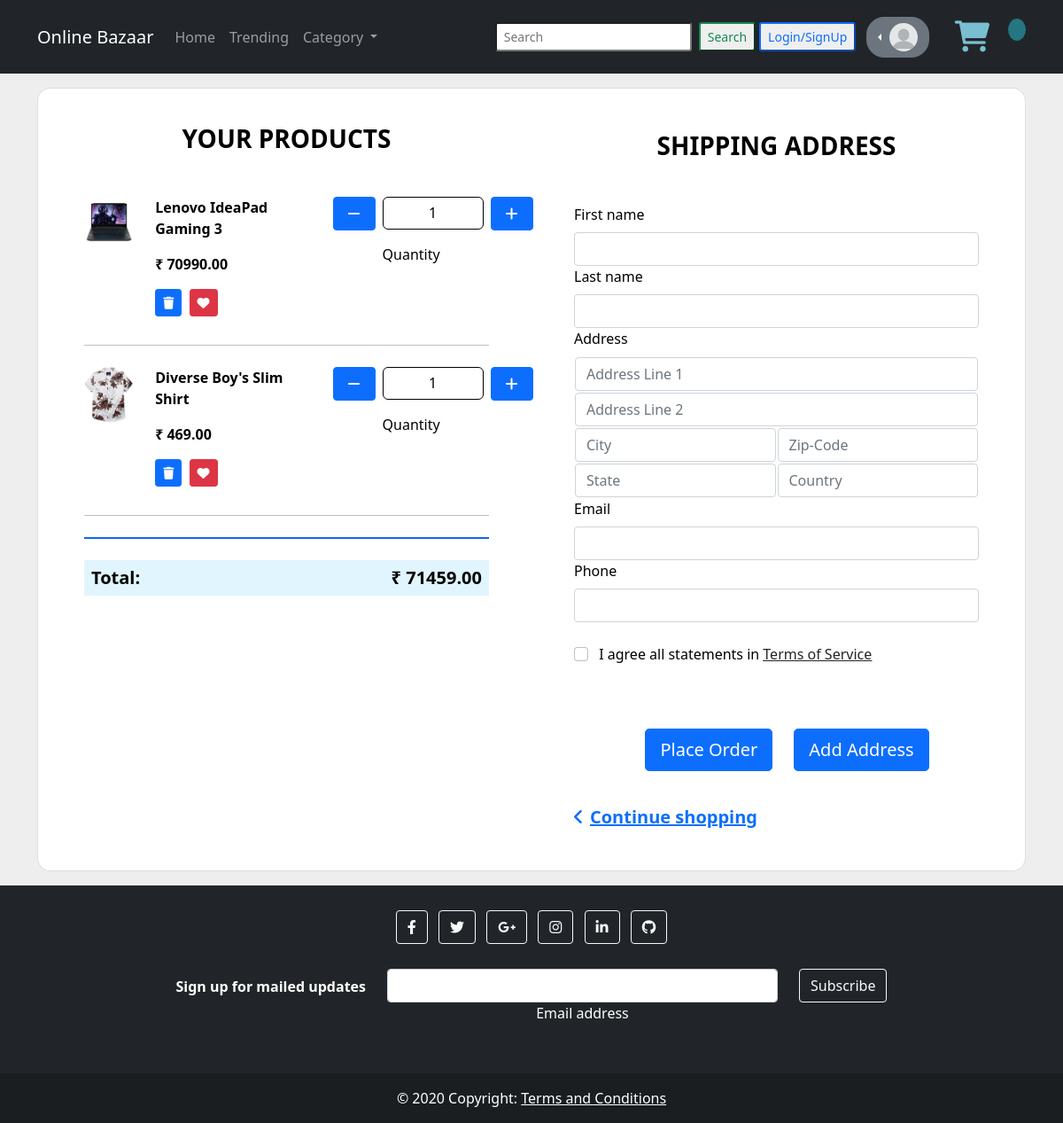
/checkout/ (signed in), run on the app's committed database.
### store/models.py (models this page shows, shortened)
class CartItem(models.Model):
    product = models.ForeignKey(Product, on_delete=models.SET_NULL, null=True)
    scart = models.ForeignKey(S_cart, on_delete=models.SET_NULL, null=True)
    quantity = models.IntegerField(default=0, null=True, blank=True)
    @property
    def get_total(self):
        total = self.product.price * self.quantity
        return total

class Product(models.Model):
    name=models.CharField(max_length=200, blank=False)
    description=models.TextField()
    price=models.FloatField(null=True, blank=False)
    available_count=models.IntegerField()
    category=models.ManyToManyField(ProductCategory)
    image = models.ImageField(null=True, blank=True)
    @property
    def imageURL(self):
        try:
            url = self.image.url
        except:
            url = ''
        return url

class S_cart(models.Model):
    account = models.ForeignKey(Account, on_delete=models.SET_NULL, null=True, blank=True)
    date_created = models.DateTimeField(auto_now_add=True)
    cart_id = models.CharField(max_length=200, null=True)
    @property
    def get_cart_total(self):
        cartitems = self.cartitem_set.all()
        total = sum([item.get_total for item in cartitems])
        return total

### store/views.py (the view, shortened to what this page needs)
# urls.py: path('checkout/', views.checkout, name='checkout'),
def checkout(request):
	if request.method=='GET':
		if not request.user.is_authenticated:
			return HttpResponse('you are not login')
		account = request.user.account
		s_cart, created = S_cart.objects.get_or_create(account = account)
		cartitems = s_cart.cartitem_set.all()
		address=account.address_set.all()
		context = {'cartitems':cartitems, 's_cart':s_cart,'address':address}
		return render(request, 'store/checkout.html', context)

### store/templates/store/checkout.html (shortened to what this page needs)
{% extends 'store/main.html' %}
{% load static %}
{% block content %}
{% block css %}
<link href="https://cdnjs.cloudflare.com/ajax/libs/font-awesome/6.0.0/css/all.min.css" rel="stylesheet" />
{% endblock css %}
<section class="h-100" style="background-color: #eee; display:flex;">
    <div class="container h-100 py-3">
        <div class="row d-flex justify-content-center align-items-center h-100">
            <div class="col">
                <div class="card shopping-cart" style="border-radius: 15px;">
                    <div class="card-body text-black">
                        <div class="row">
                            <div class="col-lg-6 px-5 py-3">
                                <h3 class="mb-5 pt-2 text-center fw-bold text-uppercase">Your products</h3>
                                {% for item in cartitems %}
                                        <div class="row">
                                            <div class="col-lg-2 col-md-12 mb-4 mb-lg-0">
                                                <div class="bg-image hover-overlay hover-zoom ripple rounded"
                                                    data-mdb-ripple-color="light">
                                                    <img src="{{ item.product.imageURL }}" class="w-100" alt="Blue Jeans Jacket" />
                                                </div>
                                            </div>
                                            <div class="col-lg-5 col-md-6 mb-4 mb-lg-0">
                                                <p><strong>{{ item.product.name }}</strong></p>
                                                <p class="text-start text-md">
                                                    <strong>&#8377; {{ item.product.price|floatformat:2 }}</strong>
                                                </p>
                                                <button onclick="getId(this,'delete')" id="{{item.product.id}}"  type="button" class="btn btn-primary btn-sm me-1 mb-2"
                                                    data-mdb-toggle="tooltip" title="Remove item">
                                                    <i class="fas fa-trash"></i>
                                                </button>
                                                <button type="button" class="btn btn-danger btn-sm mb-2"
                                                    data-mdb-toggle="tooltip" title="Move to the wish list">
                                                    <i class="fas fa-heart"></i>
                                                </button>
                                            </div>
                                            <div class="col-lg-4 col-md-6 mb-4 mb-lg-0">
                                                <div class="d-flex mb-4" style="max-width: 300px">
                                                    <button onclick="getId(this,'remove')" id="{{item.product.id}}"  class="btn btn-primary px-3 me-2" style="height:50%">
                                                        <i class="fas fa-minus"></i>
                                                    </button>
                                                    <div class="form-outline">
                                                        <p style="border-style: solid;border-width: 1px;border-radius: 6px;height: 37px;width: 114px;text-align: center;padding: 5px;">{{ item.quantity }}</p>
                                                        <label>Quantity</label>
                                                    </div>
                                                    <button onclick="getId(this,'add')" id="{{item.product.id}}"  class="btn btn-primary px-3 ms-2" style="height:50%">
                                                        <i class="fas fa-plus"></i>
                                                    </button>
                                                </div>
                                            </div>
                                        </div>
                                        <hr class="my-4" />
                                        {% endfor %}
                                <hr class="mb-4" style="height: 2px; background-color: #1266f1; opacity: 1;">
                                <div class="d-flex justify-content-between p-2 mb-2" style="background-color: #e1f5fe;">
                                    <h5 class="fw-bold mb-0">Total:</h5>
                                    <h5 class="fw-bold mb-0">&#8377; {{ s_cart.get_cart_total|floatformat:2 }}</h5>
                                </div>
                            </div>
                            <div class="col-lg-6 px-5 py-4">
                                <h3 class="mb-5 pt-2 text-center fw-bold text-uppercase">Shipping Address</h3>
                                <form action="" method="POST" class="mb-5" style="display: flex;">
                                    <div class="row">
                                        <div class="col-50">
                                            <div>
                                                <label class="form-label" for="first-name">First name</label>
                                                <input type="text" id="first-name" name="first-name" class="form-control" />
                                            </div>
                                            <div>
                                                <label class="form-label" for="last-name">Last name</label>
                                                <input type="text" name="last-name" id="last-name" class="form-control" />
                                            </div>
                                            <div>
                                                <table style="width:100%">
                                                    <label class="form-label" for="address">Address</label>
                                                    <tr>
                                                        <td colspan="2">
                                                            <input type="text" id="address-line1"
                                                                placeholder="Address Line 1" name="addressline1" class="form-control" />
                                                        </td>
                                                    </tr>
                                                    <tr>
                                                        <td colspan="2">
                                                            <input type="text" id="address-line2"
                                                                placeholder="Address Line 2" name="street" class="form-control" />
                                                        </td>
                                                    </tr>
                                                    <tr>
                                                        <td>
                                                            <input type="text" id="city" name="city" placeholder="City"
                                                                class="form-control" />
                                                        </td>
                                                        <td>
                                                            <input type="text" id="zip-code" name="pincode" placeholder="Zip-Code"
                                                                class="form-control" />
                                                        </td>
                                                    </tr>
                                                    <tr>
                                                        <td>
                                                            <input type="text" id="state" name="state" placeholder="State"
                                                                class="form-control" />
                                                        </td>
                                                        <td>
                                                            <input type="text" id="country" name="country" placeholder="Country"
                                                                class="form-control" />
                                                        </td>
                                                    </tr>
                                                </table>
                                            </div>
                                            <div>
                                                <label class="form-label" for="email">Email</label>
                                                <input type="email" id="email" class="form-control" />
                                            </div>
                                            <div>
                                                <label class="form-label" for="phone">Phone</label>
                                                <input type="number" id="phone" class="form-control" />
                                            </div>
                                        </div>
                                        <div>
                                            <br>
                                            <p class="mb-5"><input class="form-check-input me-2" type="checkbox"
                                                    value="" id="form2Example3cg" />
                                                <label class="form-check-label" for="form2Example3g">
                                                    I agree all statements in
                                                    <a href="#!" class="text-body">
                                                        <u>Terms of Service</u>
                                                    </a>
                                                </label>
                                            </p>
                                        </div>
                                        <div style="justify-content: center; display: flex; align-items: center">
                                            <div class="p-4"><button type="button" id="placeorder" class="btn btn-primary btn-block btn-lg">
                                                Place Order</button></div>
                                                <div><button type="submit" class = "btn btn-primary btn-block btn-lg">Add Address</button></div>
                                        </div>
                                        <h5 class="fw-bold mb-5" style="position: absolute; bottom: 0;">
                                            <a href="{% url 'cart' %}"><i class="fas fa-angle-left me-2"></i>Continue
                                                shopping</a>
                                        </h5>
                                    </div>
                                </form>
                            </div>
                        </div>
                    </div>
                </div>
            </div>
        </div>
    </div>
</section>
{% endblock content %}

### static/css/style.css (style rules this page uses)
html { background-repeat: no-repeat; height: 100%; }

### store/templates/store/main.html (style rules this page uses)
html,body { overflow-x: hidden; }

### data on the page
CartItem: product.imageURL (picture), product.name "Lenovo IdeaPad Gaming 3", product.price "70990.00", quantity "1"
CartItem: product.imageURL (picture), product.name "Diverse Boy's Slim Shirt", product.price "469.00", quantity "1"
S_cart: get_cart_total "71459.00"
